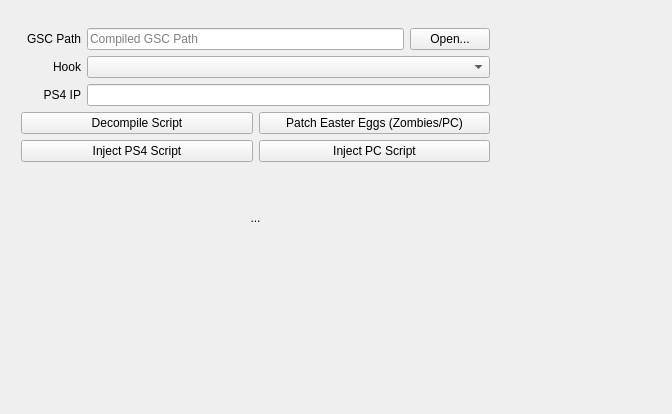
<?xml version="1.0" encoding="UTF-8"?>
<ui version="4.0">
 <class>GscInjectorWidgetClass</class>
 <widget class="QWidget" name="GscInjectorWidgetClass">
  <property name="geometry">
   <rect>
    <x>0</x>
    <y>0</y>
    <width>672</width>
    <height>414</height>
   </rect>
  </property>
  <property name="minimumSize">
   <size>
    <width>500</width>
    <height>0</height>
   </size>
  </property>
  <property name="windowTitle">
   <string>GSC Injector</string>
  </property>
  <widget class="QWidget" name="layoutWidget">
   <property name="geometry">
    <rect>
     <x>10</x>
     <y>17</y>
     <width>491</width>
     <height>261</height>
    </rect>
   </property>
   <layout class="QVBoxLayout" name="mainLayout">
    <item>
     <layout class="QHBoxLayout" name="horizontalLayout">
      <item>
       <widget class="QLabel" name="label">
        <property name="sizePolicy">
         <sizepolicy hsizetype="Fixed" vsizetype="Preferred">
          <horstretch>0</horstretch>
          <verstretch>0</verstretch>
         </sizepolicy>
        </property>
        <property name="minimumSize">
         <size>
          <width>60</width>
          <height>0</height>
         </size>
        </property>
        <property name="text">
         <string>GSC Path</string>
        </property>
        <property name="alignment">
         <set>Qt::AlignmentFlag::AlignRight|Qt::AlignmentFlag::AlignTrailing|Qt::AlignmentFlag::AlignVCenter</set>
        </property>
       </widget>
      </item>
      <item>
       <widget class="QLineEdit" name="gsccPathEdit">
        <property name="placeholderText">
         <string>Compiled GSC Path</string>
        </property>
       </widget>
      </item>
      <item>
       <widget class="QPushButton" name="gsccPathButton">
        <property name="text">
         <string>Open...</string>
        </property>
       </widget>
      </item>
     </layout>
    </item>
    <item>
     <layout class="QHBoxLayout" name="horizontalLayout_3">
      <item>
       <widget class="QLabel" name="label_2">
        <property name="sizePolicy">
         <sizepolicy hsizetype="Fixed" vsizetype="Preferred">
          <horstretch>0</horstretch>
          <verstretch>0</verstretch>
         </sizepolicy>
        </property>
        <property name="minimumSize">
         <size>
          <width>60</width>
          <height>0</height>
         </size>
        </property>
        <property name="text">
         <string>Hook</string>
        </property>
        <property name="alignment">
         <set>Qt::AlignmentFlag::AlignRight|Qt::AlignmentFlag::AlignTrailing|Qt::AlignmentFlag::AlignVCenter</set>
        </property>
       </widget>
      </item>
      <item>
       <widget class="QComboBox" name="hookBox"/>
      </item>
     </layout>
    </item>
    <item>
     <layout class="QHBoxLayout" name="horizontalLayout_4">
      <item>
       <widget class="QLabel" name="label_3">
        <property name="sizePolicy">
         <sizepolicy hsizetype="Fixed" vsizetype="Preferred">
          <horstretch>0</horstretch>
          <verstretch>0</verstretch>
         </sizepolicy>
        </property>
        <property name="minimumSize">
         <size>
          <width>60</width>
          <height>0</height>
         </size>
        </property>
        <property name="text">
         <string>PS4 IP</string>
        </property>
        <property name="alignment">
         <set>Qt::AlignmentFlag::AlignRight|Qt::AlignmentFlag::AlignTrailing|Qt::AlignmentFlag::AlignVCenter</set>
        </property>
       </widget>
      </item>
      <item>
       <widget class="QLineEdit" name="ps4IpEdit"/>
      </item>
     </layout>
    </item>
    <item>
     <layout class="QHBoxLayout" name="horizontalLayout_2">
      <item>
       <widget class="QPushButton" name="decompButton">
        <property name="text">
         <string>Decompile Script</string>
        </property>
       </widget>
      </item>
      <item>
       <widget class="QPushButton" name="patchEEButton">
        <property name="text">
         <string>Patch Easter Eggs (Zombies/PC)</string>
        </property>
       </widget>
      </item>
     </layout>
    </item>
    <item>
     <layout class="QHBoxLayout" name="horizontalLayout_5">
      <item>
       <widget class="QPushButton" name="injectPS4Button">
        <property name="text">
         <string>Inject PS4 Script</string>
        </property>
       </widget>
      </item>
      <item>
       <widget class="QPushButton" name="injectButton">
        <property name="text">
         <string>Inject PC Script</string>
        </property>
       </widget>
      </item>
     </layout>
    </item>
    <item>
     <widget class="QLabel" name="logLabel">
      <property name="text">
       <string>...</string>
      </property>
      <property name="alignment">
       <set>Qt::AlignmentFlag::AlignCenter</set>
      </property>
     </widget>
    </item>
   </layout>
  </widget>
 </widget>
 <layoutdefault spacing="6" margin="11"/>
 <resources/>
 <connections/>
</ui>
